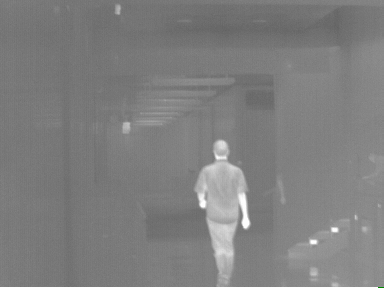
#> input picture DIP/04-UM-AUM/images/1.bmp, 384 x 288 px, found by its file name
$ python AUM.py
#> lines starting #> are read from the running program, lines starting #| are printed output that depends on the picture; after the words box and inside, x2 and y2 are one past the last pixel; in counts of white or black regions, pixels touching at a corner belong together
#> further down, img is the input picture: shape (288, 384, 3); mean B, G, R 126.9, 127, 126.9
# -*- coding: utf-8 -*-
"""
Modified on Thu May 30 21:44:30 2019

@author: caoqi95

Original version from this Repo:
https://github.com/YueHazelZheng/scikit-image/blob/master/skimage/filters/_unsharp_mask.pyx
"""
import math
import numpy as np
from scipy import signal
from scipy import ndimage

import cv2
import matplotlib.pyplot as plt


def precision_image(auto_corr, input_arr, Alpha):

    Precision = np.empty_like(Alpha)
    rowNum, colNum = auto_corr.shape[0], auto_corr.shape[1]

    for i in range(rowNum):
        for j in range(colNum):
            a, b = auto_corr[i, j, 0, 0], auto_corr[i, j, 0, 1]
            d = auto_corr[i, j, 1, 1]

            x, y = input_arr[i, j, 0], input_arr[i, j, 1]

            Precision[i, j, 0] = 1 / (a * d - b**2) * (d * x - b * y)
            Precision[i, j, 1] = 1 / (a * d - b**2) * (-b * x + a * y)

    return Precision

"""
def local_var(img):


    #Calculate the local variance for all pixels in the image.

    var = []

    for i in range(img.shape[0]):
        for j in range(img.shape[1]):
            #for c in range(img.shape[2]):
            input_arr = img[i:i+3, j:j+3]
            mean = np.sum(input_arr) / 9
            var_i = round(np.sum((input_arr - mean) * (input_arr - mean))/9, 2)
            var.append(var_i)
    var = np.array(var).reshape(img.shape)

    return var
"""
def local_var(input_arr_1d):

    """
    Calculate the local variance for a pixel in the image.
    """

    #print("Input shape:", input_arr_1d.shape)
    input_arr = input_arr_1d.reshape(3, 3)

    sum1 = 0
    for i in range(input_arr.shape[0]):
        for j in range(input_arr.shape[1]):
            sum1 += input_arr[i, j]

    mean = sum1 / 9

    sum2 = 0

    for i in range(3):
        for j in range(3):
            sum2 += (input_arr[i, j] - mean) * (input_arr[i, j] - mean)

    var = sum2 / 9

    return var

def gain(img_var, t1, t2, dl, dh, d=1):

    for i in range(img.shape[0]):
        for j in range(img.shape[1]):

            val = img_var[i, j]

            if val < t1:
                out = d
            if val >= t2:
                out = dl
            else:
                out = dh

            img_var[i, j] = out

    return img_var

def auto_correlation(beta, G):
    """
    Calculate the estimate of the auto correlation matrix of G.
    """
    m, n  = G.shape[0], G.shape[1]

    ret_mtx = np.zeros((m, n, 2, 2))

    ret_mtx[:, 0] = np.identity(2)

    Gcorr = np.multiply(G[..., np.newaxis], G[..., np.newaxis, :])

    for j in range(1, n):
        ret_mtx[:, j] = np.multiply((1 - beta), ret_mtx[:, j-1]) + np.multiply(beta, Gcorr[:, j])

    return ret_mtx

def adaptive_unsharp_mask(img, t1=20, t2=150, dh=3, dl=2, d=3, mu=0.1, beta=0.5, iternum=2000):

#> called with t1 = 30, t2 = 200, dh = 7, dl = 3, d = 1, mu = 0.5, beta = 0.8, iternum = 1000
    img = img.astype('float64')
#> img: shape (288, 384) float64
    m, n = img.shape[0], img.shape[1]
#> m = 288; n = 384

    g_filter = np.array([[-1, -1, -1],
                     [-1, 8, -1],
                     [-1, -1, -1]])

    h_filter = np.array([[0, 0, 0],
                     [-1, 2, -1],
                     [0, 0, 0]])

    v_filter = np.array([[0, -1, 0],
                     [0, 2, 0],
                     [0, -1, 0]])

    # apply linear high pass on image to obtain local dynamics
    input_dynamics = signal.convolve(img, g_filter, mode='same')
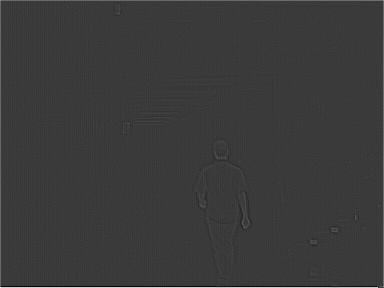
#> input_dynamics: shape (288, 384) float64; min -453, max 1519, mean 5.9; drawn with min black and max white


    # applt horizontal and vertical Laplacian operatoe on image
    # to obtain correction signal
    correction_x = signal.convolve(img, h_filter, mode='same')
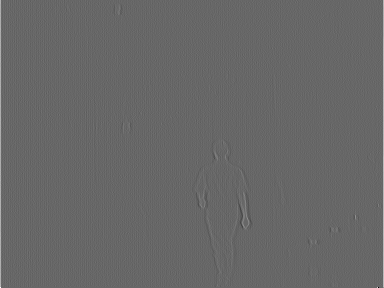
#> correction_x: shape (288, 384) float64; min -173, max 253, mean 0.7; drawn with min black and max white
    correction_y = signal.convolve(img, v_filter, mode='same')

    img_var = ndimage.generic_filter(img, local_var, size=3)
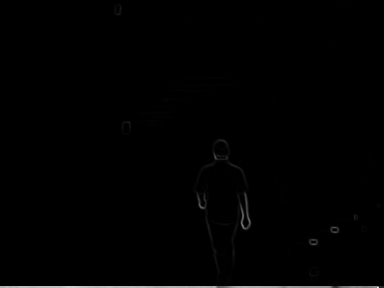
#> img_var: shape (288, 384) float64; min 0, max 5099, mean 34.6; drawn with min black and max white

    #print("min:", img_var.min())
    #print("mean:", img_var.mean())
    #print("max:", img_var.max())
    variance_gain = gain(img_var, t1, t2, dh, dl)
#> after the loop in gain, `for i in range(img.shape[0]):`:
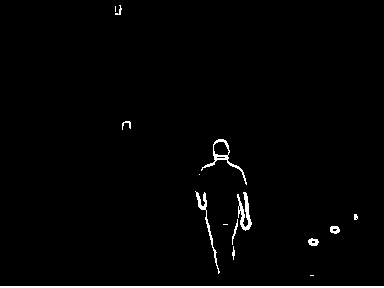
#> img_var: shape (288, 384) float64; values 3 (black) and 7 (white), 1.6% white; 15 white regions (4 under 20 px), largest, box (x1, y1, x2, y2) and area: (0, 286, 384, 288) 768, (237, 192, 252, 231) 267, (201, 139, 247, 185) 256

    # desired activity level in the output image
    desired_dynamics = np.multiply(variance_gain, input_dynamics)


    # apply linear highpass filter
    g_zx = signal.convolve(correction_x, g_filter, mode='same')
    g_zy = signal.convolve(correction_y, g_filter, mode='same')
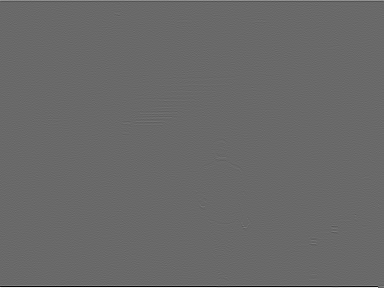
#> g_zy: shape (288, 384) float64; min -2079, max 2944, mean 5.1; drawn with min black and max white


    G = np.dstack((g_zx, g_zy))

    R = auto_correlation(beta, G)

    # initialize scaling vector for correction signal
    Alpha = np.zeros((m, n, 2))
    Precision = precision_image(R, G, Alpha)

    error_norm_prev = np.infty
    desired_error = np.subtract(desired_dynamics, input_dynamics)


    # update
    n = 0
    for k in range(iternum):

        error = desired_error.copy()

        error -= np.sum(Alpha * G, axis=2)
        #error -= np.einsum('ijk, ijk->ij', Alpha, G)
        error_norm = np.linalg.norm(error)

        if math.pow(np.linalg.norm(error) - error_norm_prev, 2) < 1e-8:
            break

        error_norm_prev = error_norm

        Alpha[:, 1:] = (Alpha + 2*mu*np.multiply(error[..., np.newaxis], Precision))[:, 1:]
        n +=1
#> this loop made 390 passes
#> (error_norm, error_norm_prev) on passes 1 to 3: (141793.5, 141793.5), (30149, 30149), (16129.7, 16129.7)
#> after the loop, n = 389
    print(n)
#| 389
    print("error: ", np.abs(np.linalg.norm(error) - error_norm_prev))
#| error:  9.910514927469194e-05

    output_img = img + np.multiply(Alpha[..., 0], correction_x) + \
        np.multiply(Alpha[..., 1], correction_y)

    output_img[output_img > 255] = 255
    output_img[output_img < 0] = 0
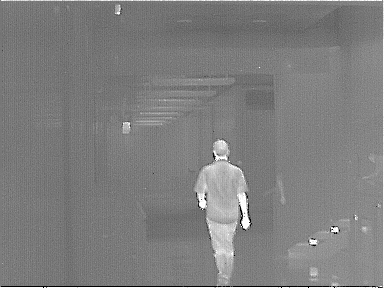
#> output_img: shape (288, 384) float64; min 0, max 255, mean 127


    return output_img.astype('uint8')

if __name__ == "__main__":

    path = "D:/CAO_project/cv/project4/um/1.bmp"
    img = cv2.imread(path)
    img_rgb = cv2.cvtColor(img, cv2.COLOR_BGR2RGB)
    img_gray = cv2.cvtColor(img, cv2.COLOR_BGR2GRAY)
    img_um = adaptive_unsharp_mask(img_gray, t1=30, t2=200, dh=7, dl=3, d=1, mu=0.5, beta=0.8, iternum=1000)

    plt.figure(figsize=(15, 18))
    plt.subplot(2, 2, 1), plt.imshow(img_rgb), plt.title('Original')
    plt.axis("off")
    plt.subplot(2, 2, 2), plt.imshow(img_um, cmap="gray"), plt.title('Adaptive Unsharp Masking')
    plt.axis("off")
    #cv2.imwrite("D:/CAO_project/cv/project4/result/img_aum_1.jpg", img_um)

$ run again, with DIP/04-UM-AUM/images/10.bmp copied over DIP/04-UM-AUM/images/1.bmp
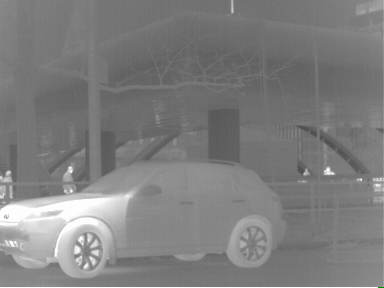
#> input picture DIP/04-UM-AUM/images/10.bmp, 384 x 288 px, found by its file name
#> img is the input picture: shape (288, 384, 3); mean B, G, R 126.5, 126.5, 126.5
#> img: shape (288, 384) float64
#> after the loop in gain, `for i in range(img.shape[0]):`:
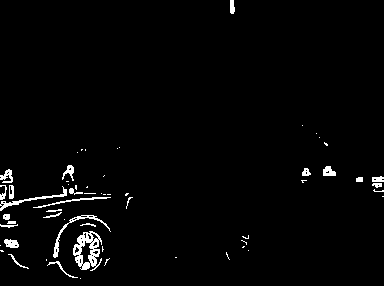
#> img_var: shape (288, 384) float64; values 3 (black) and 7 (white), 2.9% white; 61 white regions (35 under 20 px), largest, box (x1, y1, x2, y2) and area: (0, 286, 384, 288) 768, (73, 231, 102, 271) 575, (53, 215, 111, 258) 235
#> the loop in adaptive_unsharp_mask, `for k in range(iternum): ` made 1000 passes
#> (error_norm, error_norm_prev) on passes 1 to 3: (146986.9, 146986.9), (nan, nan), (nan, nan)
#> after the loop in adaptive_unsharp_mask, `for k in range(iternum):`: n = 1000
#| 1000
#| error:  nan
#> in adaptive_unsharp_mask, `output_img[output_img < 0] = 0`:
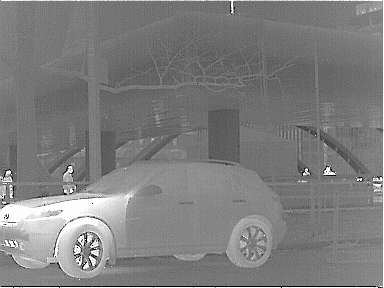
#> output_img: shape (288, 384) float64; 0% of the values are NaN or infinite; the others: min 0, max 255, mean 126.3; drawn with min black, max white, NaN and infinite black

$ run again, with DIP/04-UM-AUM/images/13.bmp copied over DIP/04-UM-AUM/images/1.bmp
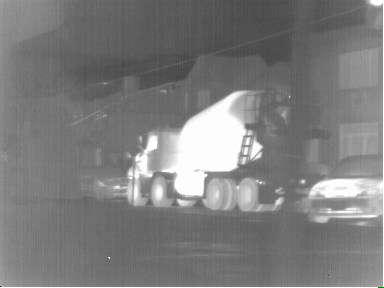
#> input picture DIP/04-UM-AUM/images/13.bmp, 384 x 288 px, found by its file name
#> img is the input picture: shape (288, 384, 3); mean B, G, R 125.2, 125.2, 125.2
#> img: shape (288, 384) float64
#> after the loop in gain, `for i in range(img.shape[0]):`:
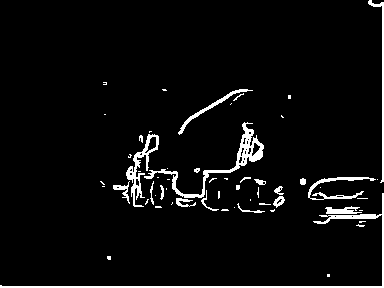
#> img_var: shape (288, 384) float64; values 3 (black) and 7 (white), 4.6% white; 58 white regions (38 under 20 px), largest, box (x1, y1, x2, y2) and area: (0, 193, 384, 288) 1228, (144, 122, 264, 198) 1031, (126, 134, 159, 207) 586
#> the loop in adaptive_unsharp_mask, `for k in range(iternum): ` made 1000 passes
#> (error_norm, error_norm_prev) on passes 1 to 3: (182341.3, 182341.3), (nan, nan), (nan, nan)
#> after the loop in adaptive_unsharp_mask, `for k in range(iternum):`: n = 1000
#| 1000
#| error:  nan
#> in adaptive_unsharp_mask, `output_img[output_img < 0] = 0`:
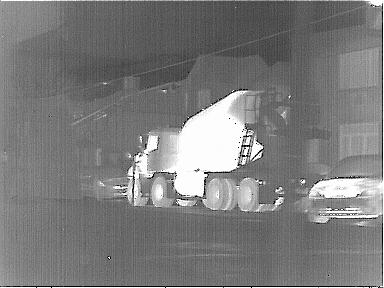
#> output_img: shape (288, 384) float64; 0.01% of the values are NaN or infinite; the others: min 0, max 255, mean 124.1; drawn with min black, max white, NaN and infinite black

$ run again, with DIP/04-UM-AUM/images/14.bmp copied over DIP/04-UM-AUM/images/1.bmp
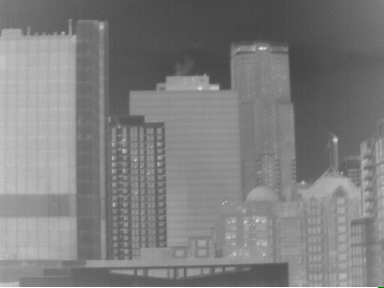
#> input picture DIP/04-UM-AUM/images/14.bmp, 384 x 288 px, found by its file name
#> img is the input picture: shape (288, 384, 3); mean B, G, R 126.6, 126.6, 126.6
#> img: shape (288, 384) float64
#> after the loop in gain, `for i in range(img.shape[0]):`:
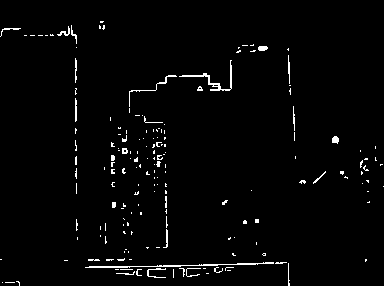
#> img_var: shape (288, 384) float64; values 3 (black) and 7 (white), 2.8% white in thin lines or dots
#> the loop in adaptive_unsharp_mask, `for k in range(iternum): ` made 409 passes
#> (error_norm, error_norm_prev) on passes 1 to 3: (146928.6, 146928.6), (33353.7, 33353.7), (21227, 21227)
#> after the loop in adaptive_unsharp_mask, `for k in range(iternum):`: n = 408
#| 408
#| error:  9.997215602197684e-05
#> in adaptive_unsharp_mask, `output_img[output_img < 0] = 0`:
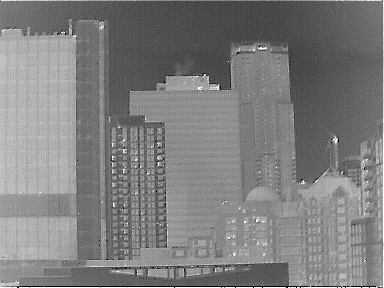
#> output_img: shape (288, 384) float64; min 0, max 255, mean 126.7
